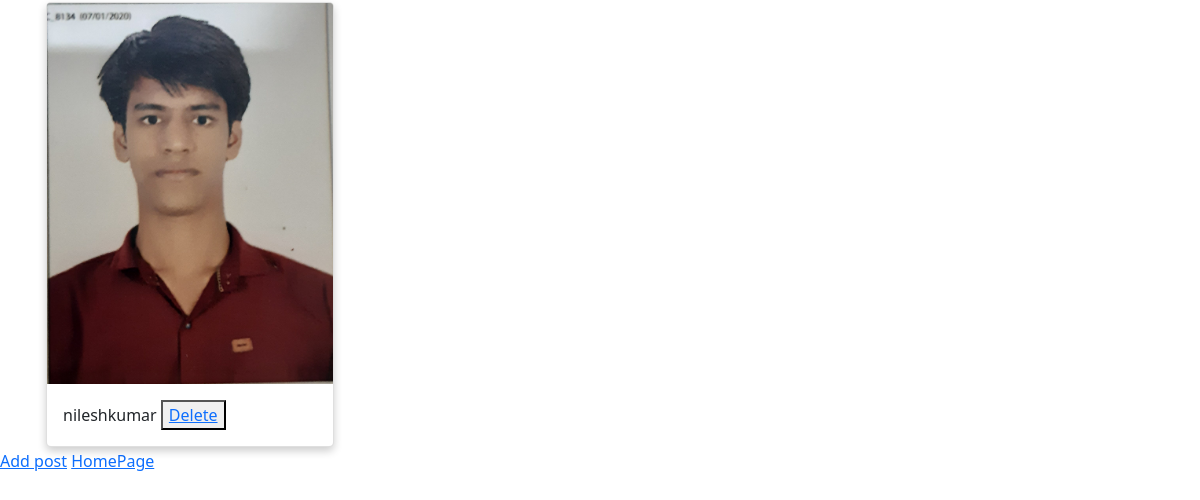
/posts, run on an earlier commit of the app's database.
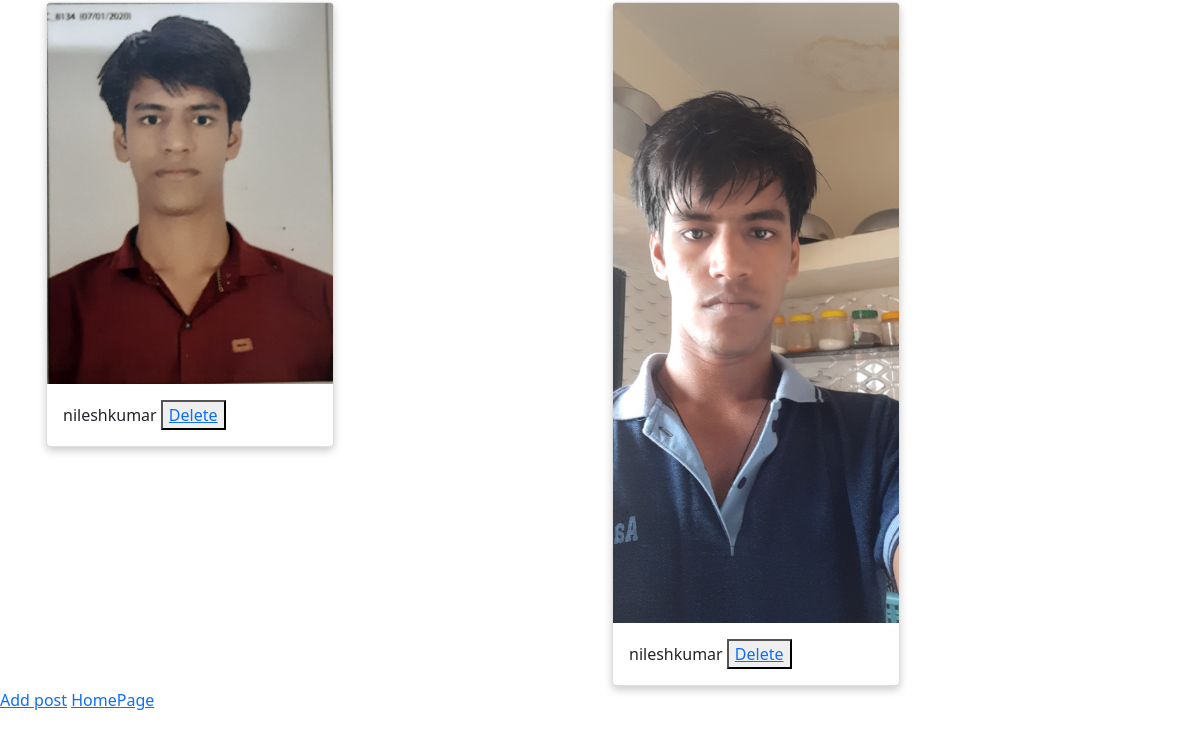
And on a later commit of the database.
### app2/models.py (models this page shows, shortened)
class Post(models.Model):
    image = models.ImageField(blank = False, null = False, upload_to = "images/")
    name = models.CharField(max_length=200,blank=False)

### app2/views.py (the view)
# urls.py: path('posts',views.display_post,name='display_post'),
def display_post(request):
    posts = Post.objects.all()
    return render(request,'app2/display.html',{'posts': posts})

### app2/templates/app2/display.html (shortened to what this page needs)
{% load static %}
<!DOCTYPE html>
<html lang="en">
<head>
<link href="https://cdn.jsdelivr.net/npm/bootstrap@5.0.1/dist/css/bootstrap.min.css"
rel="stylesheet"
crossorigin="anonymous">
    <link rel ="stylesheet" type = "text/css" href="/website/app2/static/app2/display.css">
</head>
<body>
    <div class="container">
      <div class="row">
        {% for post in posts %}
        <div class="col">
          <div class="card" style="width: 18rem;">
            <img src="{{post.image.url}}" class="card-img-top" alt="{{post.name}}">
            <div class="card-body">
              <p class="card-text">{{post.name}} <button><a href="{% url 'delete' post.pk %}" >Delete</a></button></p>
            </div>
          </div>
        </div>
        {% endfor %}
      </div>
    </div>
    <a href = " add ">Add post</a>
    <a href = "">HomePage</a>
</body>
</html>

### app2/static/app2/display.css (style rules this page uses)
.card { box-shadow: 0 4px 8px 0 rgba(0,0,0,0.2); transition: 0.3s; border-radius: 5px; }
.container { padding: 2px 16px; }
img { border-radius: 5px 5px 0 0; }

What changed in the data, as far as the page shows it:
added Post: image (picture), name "nileshkumar"
